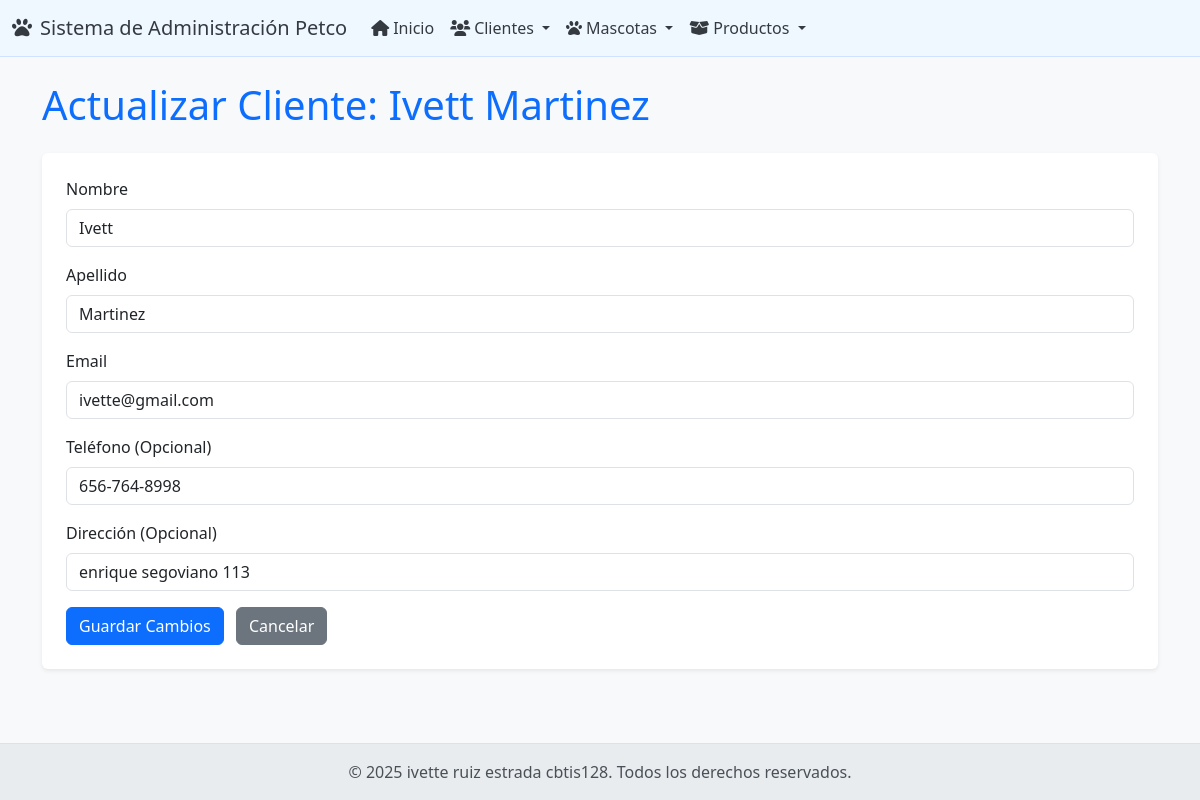
Page /clientes/actualizar/3/ on the committed database.
### app_Petco/models.py (models this page shows, shortened)
class Cliente(models.Model):
    cliente_id = models.AutoField(primary_key=True)
    nombre = models.CharField(max_length=100)
    apellido = models.CharField(max_length=100)
    email = models.EmailField(max_length=100, unique=True)
    telefono = models.CharField(max_length=20, blank=True, null=True)
    direccion = models.CharField(max_length=255, blank=True, null=True)

### app_Petco/views.py (the view, shortened to what this page needs)
# urls.py: path('clientes/actualizar/<int:pk>/', views.actualizar_cliente, name='actualizar_cliente'),
def actualizar_cliente(request, pk):
    cliente = get_object_or_404(Cliente, pk=pk)
    context = {'cliente': cliente}
    return render(request, 'cliente/actualizar_cliente.html', context)

### app_Petco/templates/cliente/actualizar_cliente.html (shortened to what this page needs)
{% extends 'base.html' %}
{% block contenido %}
    <h1 class="mb-4 text-primary">Actualizar Cliente: {{ cliente.nombre }} {{ cliente.apellido }}</h1>
    <form method="post" action="{% url 'actualizar_cliente' cliente.cliente_id %}" class="bg-white p-4 rounded shadow-sm">
        <div class="mb-3">
            <label for="nombre" class="form-label">Nombre</label>
            <input type="text" class="form-control" id="nombre" name="nombre" value="{{ cliente.nombre }}" required>
        </div>
        <div class="mb-3">
            <label for="apellido" class="form-label">Apellido</label>
            <input type="text" class="form-control" id="apellido" name="apellido" value="{{ cliente.apellido }}" required>
        </div>
        <div class="mb-3">
            <label for="email" class="form-label">Email</label>
            <input type="email" class="form-control" id="email" name="email" value="{{ cliente.email }}" required>
        </div>
        <div class="mb-3">
            <label for="telefono" class="form-label">Teléfono (Opcional)</label>
            <input type="text" class="form-control" id="telefono" name="telefono" value="{{ cliente.telefono|default_if_none:"" }}">
        </div>
        <div class="mb-3">
            <label for="direccion" class="form-label">Dirección (Opcional)</label>
            <input type="text" class="form-control" id="direccion" name="direccion" value="{{ cliente.direccion|default_if_none:"" }}">
        </div>
        <button type="submit" class="btn btn-primary me-2">Guardar Cambios</button>
        <a href="{% url 'ver_clientes' %}" class="btn btn-secondary">Cancelar</a>
    </form>
{% endblock %}

### app_Petco/templates/base.html (style rules this page uses)
body { display: flex; flex-direction: column; min-height: 100vh; background-color: #f8f9fa; }

### rows in the picture
Cliente: nombre "Ivett", apellido "Martinez", email "ivette@gmail.com", telefono "656-764-8998", direccion "enrique segoviano 113"
